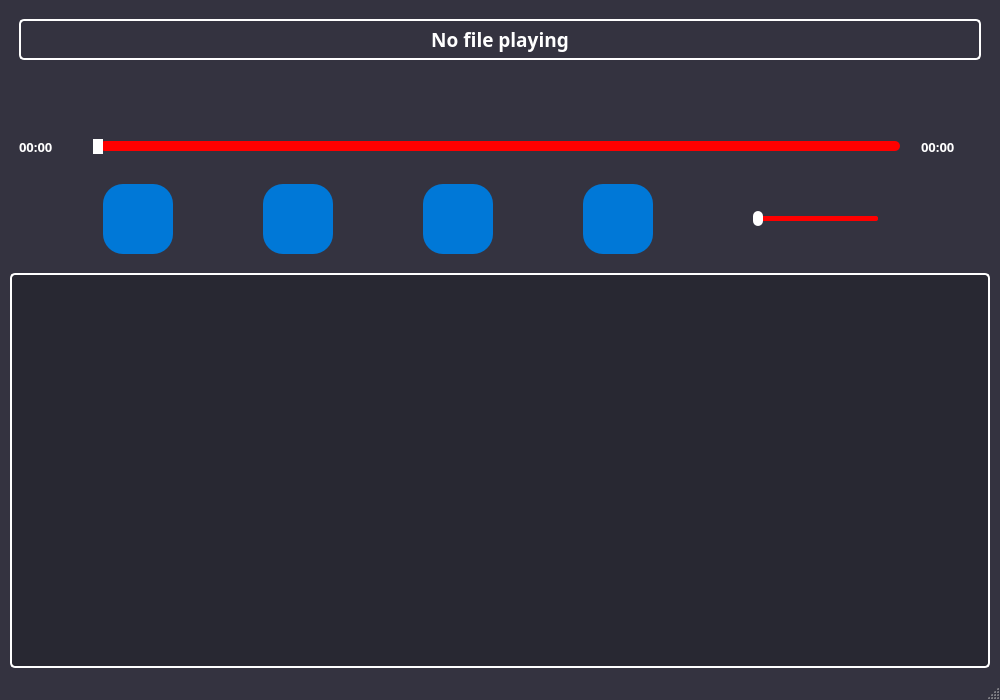
<?xml version="1.0" encoding="UTF-8"?>
<ui version="4.0">
 <class>PlaylistView</class>
 <widget class="QMainWindow" name="PlaylistView">
  <property name="geometry">
   <rect>
    <x>0</x>
    <y>0</y>
    <width>1000</width>
    <height>700</height>
   </rect>
  </property>
  <property name="windowTitle">
   <string>MainWindow</string>
  </property>
  <property name="styleSheet">
   <string notr="true">QMainWindow {
    background-color: rgb(52,51,64);
}
QLabel {
    color: rgb(255,255,255);
}
QPushButton {
    border: none;
    border-radius: 15px;
    min-width: 60px;
    max-width: 60px;
    min-height: 60px;
    max-height: 60px;
    background-color: rgb(255,255,255);
    color: rgb(52,51,64);
    padding: 0px;
}
QSlider::groove:horizontal {
    height: 10px;
    background: red;
    border-radius: 5px;
}
QSlider::handle:horizontal {
    background: rgb(255,255,255);
    width: 20px;
    height: 20px;
    margin: -7px -7px;
    border-radius: 10px;
}
QTreeView {
    background-color: rgb(40,40,50);
    color: rgb(255,255,255);
    border: 2px solid rgb(255,255,255);
    border-radius: 5px;
}
QTreeView::item:selected {
    background-color: rgb(70,70,80);
    color: rgb(255,255,255);
}
QHeaderView::section {
    background-color: rgb(60,60,70);
    color: rgb(255,255,255);
    border: 1px solid rgb(80,80,90);
    padding: 5px;
}</string>
  </property>
  <widget class="QWidget" name="centralwidget">
   <layout class="QVBoxLayout" name="verticalLayout">
    <property name="spacing">
     <number>10</number>
    </property>
    <property name="leftMargin">
     <number>10</number>
    </property>
    <property name="topMargin">
     <number>10</number>
    </property>
    <property name="rightMargin">
     <number>10</number>
    </property>
    <property name="bottomMargin">
     <number>10</number>
    </property>
    <item>
     <widget class="QWidget" name="infoWidget" native="true">
      <layout class="QVBoxLayout" name="verticalLayout_2">
       <item>
        <widget class="QLabel" name="titleLabel">
         <property name="font">
          <font>
           <family>Ubuntu Sans</family>
           <pointsize>14</pointsize>
           <bold>true</bold>
          </font>
         </property>
         <property name="styleSheet">
          <string notr="true">QLabel {
    border: 2px solid rgb(255,255,255);
    border-radius: 5px;
    padding: 5px;
}</string>
         </property>
         <property name="text">
          <string>No file playing</string>
         </property>
         <property name="alignment">
          <set>Qt::AlignmentFlag::AlignCenter</set>
         </property>
        </widget>
       </item>
       <item>
        <widget class="QLabel" name="artistLabel">
         <property name="font">
          <font>
           <family>Ubuntu Sans</family>
           <pointsize>12</pointsize>
           <bold>true</bold>
          </font>
         </property>
         <property name="styleSheet">
          <string notr="true">QLabel {
    padding: 5px;
}</string>
         </property>
         <property name="text">
          <string/>
         </property>
         <property name="alignment">
          <set>Qt::AlignmentFlag::AlignCenter</set>
         </property>
        </widget>
       </item>
       <item>
        <widget class="QLabel" name="albumLabel">
         <property name="font">
          <font>
           <family>Ubuntu Sans</family>
           <pointsize>10</pointsize>
           <bold>true</bold>
          </font>
         </property>
         <property name="styleSheet">
          <string notr="true">QLabel {
    padding: 5px;
}</string>
         </property>
         <property name="text">
          <string/>
         </property>
         <property name="alignment">
          <set>Qt::AlignmentFlag::AlignCenter</set>
         </property>
        </widget>
       </item>
       <item>
        <layout class="QHBoxLayout" name="timeLayout">
         <item>
          <widget class="QLabel" name="currentTimeLabel">
           <property name="minimumSize">
            <size>
             <width>60</width>
             <height>0</height>
            </size>
           </property>
           <property name="font">
            <font>
             <family>Ubuntu Sans</family>
             <pointsize>10</pointsize>
             <bold>true</bold>
            </font>
           </property>
           <property name="text">
            <string>00:00</string>
           </property>
          </widget>
         </item>
         <item>
          <widget class="QSlider" name="positionSlider">
           <property name="styleSheet">
            <string notr="true">QSlider::groove:horizontal
{
	height : 10px;
	width : 800px;
	background : red;
	border-radius : 5px;
}
QSlider::handle:horizontal
{
	background : rgb(255,255,255);
	width : 10px;
	height : 20px;
	margin : -7px -7px;
	border-radius : 10px;
}</string>
           </property>
           <property name="orientation">
            <enum>Qt::Orientation::Horizontal</enum>
           </property>
          </widget>
         </item>
         <item>
          <widget class="QLabel" name="totalTimeLabel">
           <property name="minimumSize">
            <size>
             <width>60</width>
             <height>0</height>
            </size>
           </property>
           <property name="font">
            <font>
             <family>Ubuntu Sans</family>
             <pointsize>10</pointsize>
             <bold>true</bold>
            </font>
           </property>
           <property name="text">
            <string>00:00</string>
           </property>
          </widget>
         </item>
        </layout>
       </item>
      </layout>
     </widget>
    </item>
    <item>
     <widget class="QWidget" name="controlsWidget" native="true">
      <layout class="QHBoxLayout" name="horizontalLayout">
       <item>
        <widget class="QPushButton" name="previousButton">
         <property name="minimumSize">
          <size>
           <width>70</width>
           <height>70</height>
          </size>
         </property>
         <property name="styleSheet">
          <string notr="true">QPushButton {
    background-color: #0078D7;
    border: none;
    border-radius: 20px;
    padding: 5px;
}

QPushButton:hover {
    background-color: #1E88E5;
}

QPushButton:pressed {
    background-color: #005A9E;
}</string>
         </property>
         <property name="icon">
          <iconset theme="media-skip-backward"/>
         </property>
         <property name="iconSize">
          <size>
           <width>40</width>
           <height>40</height>
          </size>
         </property>
        </widget>
       </item>
       <item>
        <widget class="QPushButton" name="playButton">
         <property name="minimumSize">
          <size>
           <width>70</width>
           <height>70</height>
          </size>
         </property>
         <property name="styleSheet">
          <string notr="true">QPushButton {
    background-color: #0078D7;
    border: none;
    border-radius: 20px;
    padding: 5px;
}

QPushButton:hover {
    background-color: #1E88E5;
}

QPushButton:pressed {
    background-color: #005A9E;
}</string>
         </property>
         <property name="icon">
          <iconset theme="media-playback-start"/>
         </property>
         <property name="iconSize">
          <size>
           <width>40</width>
           <height>40</height>
          </size>
         </property>
        </widget>
       </item>
       <item>
        <widget class="QPushButton" name="stopButton">
         <property name="minimumSize">
          <size>
           <width>70</width>
           <height>70</height>
          </size>
         </property>
         <property name="styleSheet">
          <string notr="true">QPushButton {
    background-color: #0078D7;
    border: none;
    border-radius: 20px;
    padding: 5px;
}

QPushButton:hover {
    background-color: #1E88E5;
}

QPushButton:pressed {
    background-color: #005A9E;
}</string>
         </property>
         <property name="icon">
          <iconset theme="media-playback-stop"/>
         </property>
         <property name="iconSize">
          <size>
           <width>40</width>
           <height>40</height>
          </size>
         </property>
        </widget>
       </item>
       <item>
        <widget class="QPushButton" name="nextButton">
         <property name="minimumSize">
          <size>
           <width>70</width>
           <height>70</height>
          </size>
         </property>
         <property name="styleSheet">
          <string notr="true">QPushButton {
    background-color: #0078D7;
    border: none;
    border-radius: 20px;
    padding: 5px;
}

QPushButton:hover {
    background-color: #1E88E5;
}

QPushButton:pressed {
    background-color: #005A9E;
}</string>
         </property>
         <property name="icon">
          <iconset theme="media-skip-forward"/>
         </property>
         <property name="iconSize">
          <size>
           <width>40</width>
           <height>40</height>
          </size>
         </property>
        </widget>
       </item>
       <item>
        <widget class="QSlider" name="volumeSlider">
         <property name="enabled">
          <bool>true</bool>
         </property>
         <property name="minimumSize">
          <size>
           <width>150</width>
           <height>0</height>
          </size>
         </property>
         <property name="maximumSize">
          <size>
           <width>149</width>
           <height>16777215</height>
          </size>
         </property>
         <property name="styleSheet">
          <string notr="true">QSlider::groove:horizontal
{
	height : 5px;
	width : 120px;
	background : red;
	border-radius : 2px;
}
QSlider::handle:horizontal
{
	background : rgb(255,255,255);
	width : 10px;
	height : 20px;
	margin : -5px -5px;
	border-radius : 5px;
}</string>
         </property>
         <property name="orientation">
          <enum>Qt::Orientation::Horizontal</enum>
         </property>
        </widget>
       </item>
      </layout>
     </widget>
    </item>
    <item>
     <widget class="QTreeView" name="playlistView">
      <property name="styleSheet">
       <string notr="true">QTreeView {
    background-color: rgb(40,40,50);
    color: rgb(255,255,255);
    border: 2px solid rgb(255,255,255);
    border-radius: 5px;
}

QTreeView::item:selected {
    background-color: rgb(70,70,80);
    color: rgb(255,255,255);
}

QTreeView::item:hover {
    background-color: rgb(60,60,70);
}

QHeaderView::section {
    background-color: rgb(45,45,55);
    color: rgb(255,255,255);
    padding: 5px;
    border: 1px solid rgb(60,60,70);
}</string>
      </property>
      <property name="alternatingRowColors">
       <bool>true</bool>
      </property>
      <property name="selectionMode">
       <enum>QAbstractItemView::SelectionMode::SingleSelection</enum>
      </property>
      <property name="selectionBehavior">
       <enum>QAbstractItemView::SelectionBehavior::SelectRows</enum>
      </property>
      <property name="rootIsDecorated">
       <bool>false</bool>
      </property>
      <property name="uniformRowHeights">
       <bool>true</bool>
      </property>
      <attribute name="headerVisible">
       <bool>true</bool>
      </attribute>
      <attribute name="headerMinimumSectionSize">
       <number>50</number>
      </attribute>
      <attribute name="headerDefaultSectionSize">
       <number>150</number>
      </attribute>
      <attribute name="headerStretchLastSection">
       <bool>true</bool>
      </attribute>
     </widget>
    </item>
   </layout>
  </widget>
  <widget class="QStatusBar" name="statusbar"/>
 </widget>
 <resources/>
 <connections/>
</ui>
